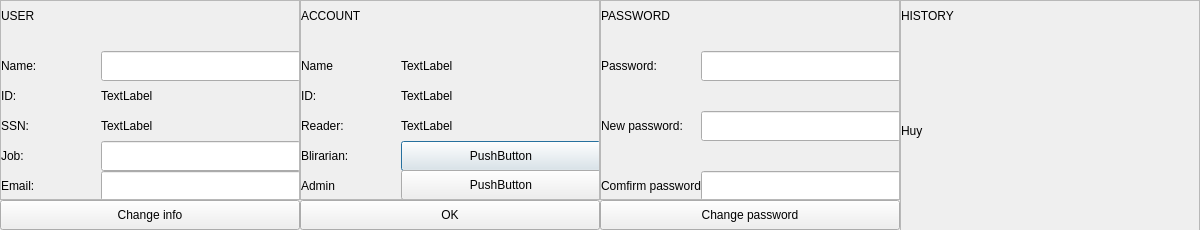
<?xml version="1.0" encoding="UTF-8"?>
<ui version="4.0">
 <class>info</class>
 <widget class="QDialog" name="info">
  <property name="geometry">
   <rect>
    <x>0</x>
    <y>0</y>
    <width>1200</width>
    <height>230</height>
   </rect>
  </property>
  <property name="windowTitle">
   <string>Dialog</string>
  </property>
  <widget class="QScrollArea" name="scrollArea">
   <property name="geometry">
    <rect>
     <x>0</x>
     <y>0</y>
     <width>300</width>
     <height>200</height>
    </rect>
   </property>
   <property name="widgetResizable">
    <bool>true</bool>
   </property>
   <widget class="QWidget" name="scrollAreaWidgetContents">
    <property name="geometry">
     <rect>
      <x>0</x>
      <y>0</y>
      <width>298</width>
      <height>198</height>
     </rect>
    </property>
    <widget class="QLabel" name="label">
     <property name="geometry">
      <rect>
       <x>0</x>
       <y>0</y>
       <width>300</width>
       <height>30</height>
      </rect>
     </property>
     <property name="sizePolicy">
      <sizepolicy hsizetype="Preferred" vsizetype="Preferred">
       <horstretch>9</horstretch>
       <verstretch>14</verstretch>
      </sizepolicy>
     </property>
     <property name="layoutDirection">
      <enum>Qt::LeftToRight</enum>
     </property>
     <property name="text">
      <string>USER</string>
     </property>
     <property name="textFormat">
      <enum>Qt::AutoText</enum>
     </property>
    </widget>
    <widget class="QLabel" name="label_4">
     <property name="geometry">
      <rect>
       <x>0</x>
       <y>50</y>
       <width>100</width>
       <height>30</height>
      </rect>
     </property>
     <property name="text">
      <string>Name:</string>
     </property>
    </widget>
    <widget class="QLabel" name="label_5">
     <property name="geometry">
      <rect>
       <x>0</x>
       <y>80</y>
       <width>100</width>
       <height>30</height>
      </rect>
     </property>
     <property name="text">
      <string>ID:</string>
     </property>
    </widget>
    <widget class="QLabel" name="label_6">
     <property name="geometry">
      <rect>
       <x>0</x>
       <y>110</y>
       <width>100</width>
       <height>30</height>
      </rect>
     </property>
     <property name="text">
      <string>SSN:</string>
     </property>
    </widget>
    <widget class="QLabel" name="label_7">
     <property name="geometry">
      <rect>
       <x>0</x>
       <y>140</y>
       <width>100</width>
       <height>30</height>
      </rect>
     </property>
     <property name="text">
      <string>Job:</string>
     </property>
    </widget>
    <widget class="QLabel" name="label_8">
     <property name="geometry">
      <rect>
       <x>0</x>
       <y>170</y>
       <width>100</width>
       <height>30</height>
      </rect>
     </property>
     <property name="text">
      <string>Email:</string>
     </property>
    </widget>
    <widget class="QLineEdit" name="NameUser">
     <property name="geometry">
      <rect>
       <x>100</x>
       <y>50</y>
       <width>200</width>
       <height>30</height>
      </rect>
     </property>
    </widget>
    <widget class="QLineEdit" name="Job">
     <property name="geometry">
      <rect>
       <x>100</x>
       <y>140</y>
       <width>200</width>
       <height>30</height>
      </rect>
     </property>
    </widget>
    <widget class="QLineEdit" name="Email">
     <property name="geometry">
      <rect>
       <x>100</x>
       <y>170</y>
       <width>200</width>
       <height>30</height>
      </rect>
     </property>
    </widget>
    <widget class="QLabel" name="IDUser">
     <property name="geometry">
      <rect>
       <x>100</x>
       <y>80</y>
       <width>200</width>
       <height>30</height>
      </rect>
     </property>
     <property name="text">
      <string>TextLabel</string>
     </property>
    </widget>
    <widget class="QLabel" name="SSNUser">
     <property name="geometry">
      <rect>
       <x>100</x>
       <y>110</y>
       <width>200</width>
       <height>30</height>
      </rect>
     </property>
     <property name="text">
      <string>TextLabel</string>
     </property>
    </widget>
   </widget>
  </widget>
  <widget class="QScrollArea" name="scrollArea_2">
   <property name="geometry">
    <rect>
     <x>300</x>
     <y>0</y>
     <width>300</width>
     <height>200</height>
    </rect>
   </property>
   <property name="widgetResizable">
    <bool>true</bool>
   </property>
   <widget class="QWidget" name="scrollAreaWidgetContents_2">
    <property name="geometry">
     <rect>
      <x>0</x>
      <y>0</y>
      <width>298</width>
      <height>198</height>
     </rect>
    </property>
    <widget class="QLabel" name="label_2">
     <property name="geometry">
      <rect>
       <x>0</x>
       <y>0</y>
       <width>300</width>
       <height>30</height>
      </rect>
     </property>
     <property name="text">
      <string>ACCOUNT</string>
     </property>
    </widget>
    <widget class="QLabel" name="label_9">
     <property name="geometry">
      <rect>
       <x>0</x>
       <y>50</y>
       <width>100</width>
       <height>30</height>
      </rect>
     </property>
     <property name="text">
      <string>Name</string>
     </property>
    </widget>
    <widget class="QLabel" name="label_10">
     <property name="geometry">
      <rect>
       <x>0</x>
       <y>80</y>
       <width>100</width>
       <height>30</height>
      </rect>
     </property>
     <property name="text">
      <string>ID:</string>
     </property>
    </widget>
    <widget class="QLabel" name="label_11">
     <property name="geometry">
      <rect>
       <x>0</x>
       <y>110</y>
       <width>100</width>
       <height>30</height>
      </rect>
     </property>
     <property name="text">
      <string>Reader:</string>
     </property>
    </widget>
    <widget class="QLabel" name="label_12">
     <property name="geometry">
      <rect>
       <x>0</x>
       <y>170</y>
       <width>100</width>
       <height>30</height>
      </rect>
     </property>
     <property name="text">
      <string>Admin</string>
     </property>
    </widget>
    <widget class="QLabel" name="label_13">
     <property name="geometry">
      <rect>
       <x>0</x>
       <y>140</y>
       <width>100</width>
       <height>30</height>
      </rect>
     </property>
     <property name="text">
      <string>Blirarian:</string>
     </property>
    </widget>
    <widget class="QLabel" name="AccountName">
     <property name="geometry">
      <rect>
       <x>100</x>
       <y>50</y>
       <width>200</width>
       <height>30</height>
      </rect>
     </property>
     <property name="text">
      <string>TextLabel</string>
     </property>
    </widget>
    <widget class="QLabel" name="AccountID">
     <property name="geometry">
      <rect>
       <x>100</x>
       <y>80</y>
       <width>200</width>
       <height>30</height>
      </rect>
     </property>
     <property name="text">
      <string>TextLabel</string>
     </property>
    </widget>
    <widget class="QLabel" name="IsReader">
     <property name="geometry">
      <rect>
       <x>100</x>
       <y>110</y>
       <width>200</width>
       <height>30</height>
      </rect>
     </property>
     <property name="text">
      <string>TextLabel</string>
     </property>
    </widget>
    <widget class="QPushButton" name="IsBlirarian">
     <property name="geometry">
      <rect>
       <x>100</x>
       <y>140</y>
       <width>200</width>
       <height>30</height>
      </rect>
     </property>
     <property name="text">
      <string>PushButton</string>
     </property>
    </widget>
    <widget class="QPushButton" name="IsAdmin">
     <property name="geometry">
      <rect>
       <x>100</x>
       <y>169</y>
       <width>200</width>
       <height>30</height>
      </rect>
     </property>
     <property name="text">
      <string>PushButton</string>
     </property>
    </widget>
   </widget>
  </widget>
  <widget class="QScrollArea" name="scrollArea_3">
   <property name="geometry">
    <rect>
     <x>600</x>
     <y>0</y>
     <width>300</width>
     <height>200</height>
    </rect>
   </property>
   <property name="widgetResizable">
    <bool>true</bool>
   </property>
   <widget class="QWidget" name="scrollAreaWidgetContents_3">
    <property name="geometry">
     <rect>
      <x>0</x>
      <y>0</y>
      <width>298</width>
      <height>198</height>
     </rect>
    </property>
    <widget class="QLabel" name="label_3">
     <property name="geometry">
      <rect>
       <x>0</x>
       <y>0</y>
       <width>300</width>
       <height>30</height>
      </rect>
     </property>
     <property name="text">
      <string>PASSWORD</string>
     </property>
    </widget>
    <widget class="QLabel" name="label_17">
     <property name="geometry">
      <rect>
       <x>0</x>
       <y>50</y>
       <width>100</width>
       <height>30</height>
      </rect>
     </property>
     <property name="text">
      <string>Password:</string>
     </property>
    </widget>
    <widget class="QLabel" name="label_18">
     <property name="geometry">
      <rect>
       <x>0</x>
       <y>110</y>
       <width>100</width>
       <height>30</height>
      </rect>
     </property>
     <property name="text">
      <string>New password:</string>
     </property>
    </widget>
    <widget class="QLabel" name="label_19">
     <property name="geometry">
      <rect>
       <x>0</x>
       <y>170</y>
       <width>100</width>
       <height>30</height>
      </rect>
     </property>
     <property name="text">
      <string>Comfirm password:</string>
     </property>
    </widget>
    <widget class="QLineEdit" name="OldPass">
     <property name="geometry">
      <rect>
       <x>100</x>
       <y>50</y>
       <width>200</width>
       <height>30</height>
      </rect>
     </property>
     <property name="echoMode">
      <enum>QLineEdit::Password</enum>
     </property>
    </widget>
    <widget class="QLineEdit" name="ComfirmPass">
     <property name="geometry">
      <rect>
       <x>100</x>
       <y>170</y>
       <width>200</width>
       <height>30</height>
      </rect>
     </property>
     <property name="echoMode">
      <enum>QLineEdit::Password</enum>
     </property>
    </widget>
    <widget class="QLineEdit" name="NewPass">
     <property name="geometry">
      <rect>
       <x>100</x>
       <y>110</y>
       <width>200</width>
       <height>30</height>
      </rect>
     </property>
     <property name="echoMode">
      <enum>QLineEdit::Password</enum>
     </property>
    </widget>
   </widget>
  </widget>
  <widget class="QPushButton" name="ChangeInfo">
   <property name="geometry">
    <rect>
     <x>0</x>
     <y>200</y>
     <width>300</width>
     <height>30</height>
    </rect>
   </property>
   <property name="text">
    <string>Change info</string>
   </property>
  </widget>
  <widget class="QPushButton" name="ChangePass">
   <property name="geometry">
    <rect>
     <x>600</x>
     <y>200</y>
     <width>300</width>
     <height>30</height>
    </rect>
   </property>
   <property name="text">
    <string>Change password</string>
   </property>
  </widget>
  <widget class="QPushButton" name="Ok">
   <property name="geometry">
    <rect>
     <x>300</x>
     <y>200</y>
     <width>300</width>
     <height>30</height>
    </rect>
   </property>
   <property name="text">
    <string>OK</string>
   </property>
  </widget>
  <widget class="QScrollArea" name="scrollArea_4">
   <property name="geometry">
    <rect>
     <x>900</x>
     <y>0</y>
     <width>300</width>
     <height>300</height>
    </rect>
   </property>
   <property name="widgetResizable">
    <bool>true</bool>
   </property>
   <widget class="QWidget" name="scrollAreaWidgetContents_4">
    <property name="geometry">
     <rect>
      <x>0</x>
      <y>0</y>
      <width>298</width>
      <height>298</height>
     </rect>
    </property>
    <widget class="QLabel" name="label_14">
     <property name="geometry">
      <rect>
       <x>0</x>
       <y>0</y>
       <width>300</width>
       <height>30</height>
      </rect>
     </property>
     <property name="text">
      <string>HISTORY</string>
     </property>
    </widget>
    <widget class="QLabel" name="History5">
     <property name="geometry">
      <rect>
       <x>0</x>
       <y>30</y>
       <width>300</width>
       <height>200</height>
      </rect>
     </property>
     <property name="text">
      <string>Huy</string>
     </property>
    </widget>
   </widget>
  </widget>
 </widget>
 <resources/>
 <connections/>
</ui>
